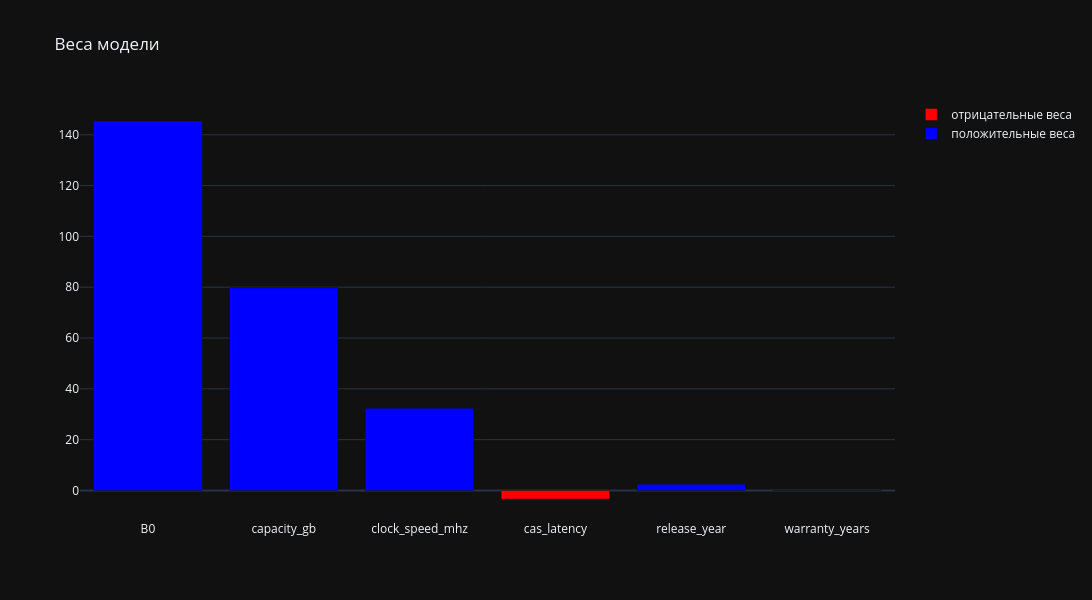

This figure's notebook cell:
### Code cell
pipe_num.fit(X_train, y_train)
B0, B = get_coefs(pipe_num['model'])
names = list(pipe_num[:-1].get_feature_names_out())
print_model(B0, B, names)

Bs = np.hstack([B0, B])
vis_weigths(Bs, names)

### Figure 1 — Plotly figure (JSON) as saved in the notebook; plotly's stock layout.template omitted (floating-point values rounded to 4 significant figures)
{"data": [{"marker": {"color": "red"}, "name": "отрицательные веса", "type": "bar", "x": [3], "y": [-3.367]}, {"marker": {"color": "blue"}, "name": "положительные веса", "type": "bar", "x": [0, 1, 2, 4, 5], "y": [145.4, 79.84, 32.36, 2.454, 0.02272]}], "layout": {"height": 600, "title": {"text": "Веса модели"}, "width": 1200, "xaxis": {"tickmode": "array", "ticktext": ["B0", "capacity_gb", "clock_speed_mhz", "cas_latency", "release_year", "warranty_years"], "tickvals": [0, 1, 2, 3, 4, 5]}}}
